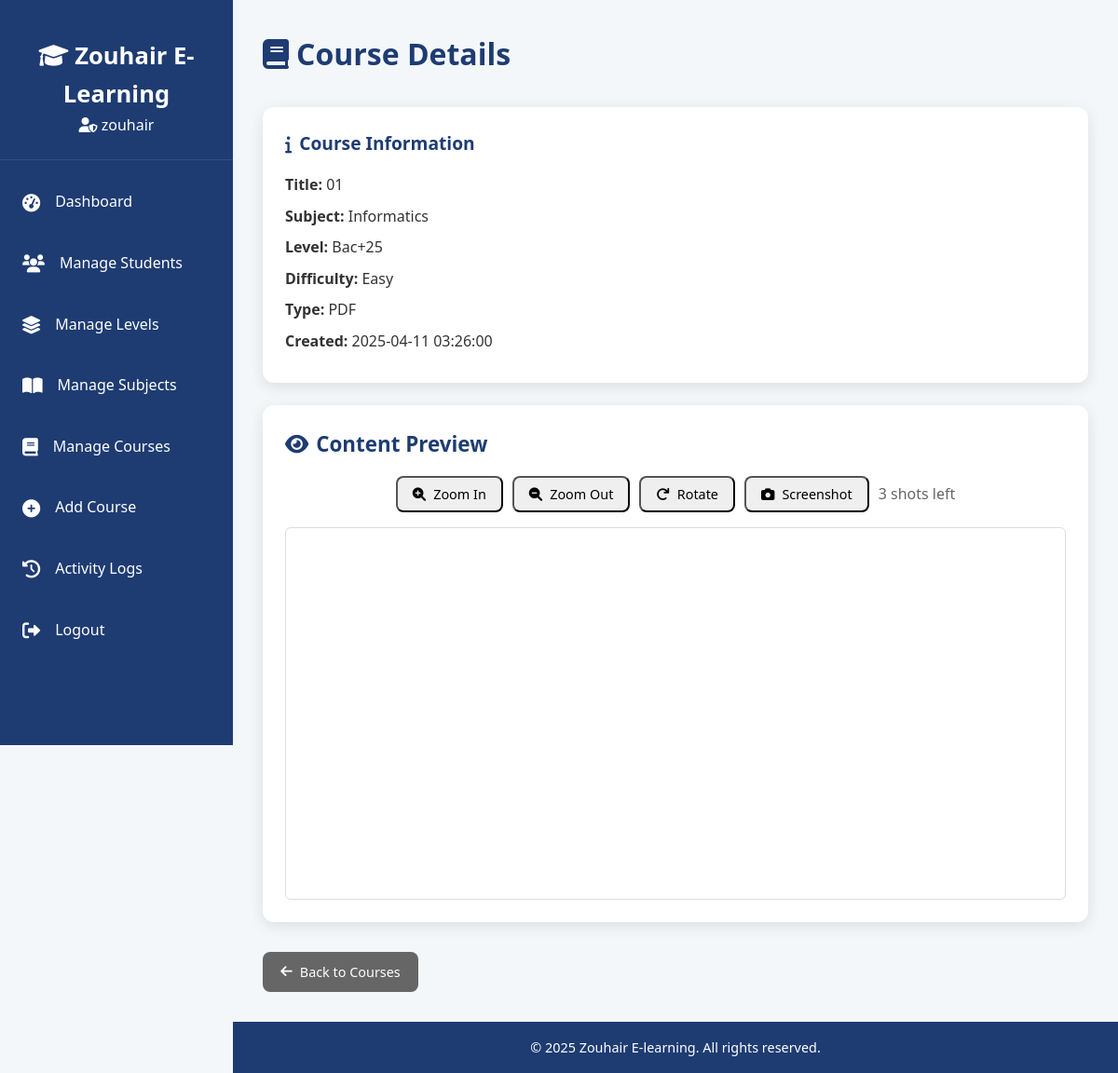
Page /admin/view_course.php?id=13 (signed in) on the committed database.
### tables this page shows
CREATE TABLE `courses` (
  `id` int(11) NOT NULL,
  `title` varchar(100) NOT NULL,
  `subject_id` int(11) NOT NULL,
  `difficulty` enum('Easy','Medium','Hard') NOT NULL,
  `content_type` enum('PDF','Video') NOT NULL,
  `content_path` varchar(255) NOT NULL,
  `created_at` datetime DEFAULT current_timestamp()
);

CREATE TABLE `subjects` (
  `id` int(11) NOT NULL,
  `name` varchar(50) NOT NULL,
  `level_id` int(11) NOT NULL,
  `created_at` datetime DEFAULT current_timestamp()
);

CREATE TABLE `levels` (
  `id` int(11) NOT NULL,
  `name` varchar(50) NOT NULL,
  `description` text DEFAULT NULL,
  `created_at` datetime DEFAULT current_timestamp()
);

### admin/view_course.php (the view, shortened to what this page needs)
<?php
require_once '../includes/db_connect.php';
$course_id = (int)$_GET['id'];
$course = $db->query("SELECT c.*, s.name AS subject_name, l.name AS level_name FROM courses c JOIN subjects s ON c.subject_id = s.id JOIN levels l ON s.level_id = l.id WHERE c.id = $course_id")->fetch_assoc();
?>
<!DOCTYPE html>
<html lang="en">
<head>
    <link rel="stylesheet" href="../assets/css/admin.css">
    <link rel="stylesheet" href="https://cdnjs.cloudflare.com/ajax/libs/font-awesome/6.0.0-beta3/css/all.min.css">
</head>
<body oncontextmenu="return false;">
    <?php include '../includes/header.php'; ?>
    <main class="dashboard">
        <h1><i class="fas fa-book"></i> Course Details</h1>
        <div class="detail-card">
            <h3><i class="fas fa-info"></i> Course Information</h3>
            <p><strong>Title:</strong> <?php echo htmlspecialchars($course['title']); ?></p>
            <p><strong>Subject:</strong> <?php echo htmlspecialchars($course['subject_name']); ?></p>
            <p><strong>Level:</strong> <?php echo htmlspecialchars($course['level_name']); ?></p>
            <p><strong>Difficulty:</strong> <?php echo $course['difficulty']; ?></p>
            <p><strong>Type:</strong> <?php echo $course['content_type']; ?></p>
            <p><strong>Created:</strong> <?php echo $course['created_at']; ?></p>
        </div>
        <div class="detail-card content-preview">
            <h3><i class="fas fa-eye"></i> Content Preview</h3>
            <?php if ($course['content_type'] === 'PDF'): ?>
                <div class="pdf-controls">
                    <button id="zoomInBtn" class="btn-action"><i class="fas fa-search-plus"></i> Zoom In</button>
                    <button id="zoomOutBtn" class="btn-action"><i class="fas fa-search-minus"></i> Zoom Out</button>
                    <button id="rotateBtn" class="btn-action"><i class="fas fa-redo"></i> Rotate</button>
                    <button id="screenshotBtn" class="btn-action"><i class="fas fa-camera"></i> Screenshot</button>
                    <span id="screenshotInfo">3 shots left</span>
                </div>
                <div class="pdf-viewer" id="pdfViewer" tabindex="0"></div>
            <?php endif; ?>
        </div>
        <a href="manage_courses.php" class="btn-action back"><i class="fas fa-arrow-left"></i> Back to Courses</a>
    </main>
    <?php include '../includes/footer.php'; ?>
</body>
</html>

### includes/header.php (shortened to what this page needs)
<?php
require_once '../includes/db_connect.php';
$admin_id = $_SESSION['admin_id'];
$admin = $db->query("SELECT username FROM admins WHERE id = $admin_id")->fetch_assoc();
$admin_name = $admin ? htmlspecialchars($admin['username']) : 'Admin';
?>
<!DOCTYPE html>
<html lang="en">
<head>
    <link rel="stylesheet" href="../assets/css/admin.css">
    <link rel="stylesheet" href="https://cdn.datatables.net/1.11.5/css/jquery.dataTables.min.css">
    <link rel="stylesheet" href="https://cdnjs.cloudflare.com/ajax/libs/font-awesome/6.0.0-beta3/css/all.min.css">
</head>
<body>
    <aside class="sidebar">
        <div class="sidebar-header">
            <h2><i class="fas fa-graduation-cap"></i> Zouhair E-Learning</h2>
            <p class="admin-name"><i class="fas fa-user-shield"></i> <?php echo $admin_name; ?></p>
        </div>
        <nav class="sidebar-nav">
            <ul>
                <li><a href="../admin/dashboard.php" <?php echo basename($_SERVER['PHP_SELF']) == 'dashboard.php' ? 'class="active"' : ''; ?>><i class="fas fa-tachometer-alt"></i> <span>Dashboard</span></a></li>
                <li><a href="../admin/manage_students.php" <?php echo basename($_SERVER['PHP_SELF']) == 'manage_students.php' ? 'class="active"' : ''; ?>><i class="fas fa-users"></i> <span>Manage Students</span></a></li>
                <li><a href="../admin/manage_levels.php" <?php echo basename($_SERVER['PHP_SELF']) == 'manage_levels.php' ? 'class="active"' : ''; ?>><i class="fas fa-layer-group"></i> <span>Manage Levels</span></a></li>
                <li><a href="../admin/manage_subjects.php" <?php echo basename($_SERVER['PHP_SELF']) == 'manage_subjects.php' ? 'class="active"' : ''; ?>><i class="fas fa-book-open"></i> <span>Manage Subjects</span></a></li>
                <li><a href="../admin/manage_courses.php" <?php echo basename($_SERVER['PHP_SELF']) == 'manage_courses.php' ? 'class="active"' : ''; ?>><i class="fas fa-book"></i> <span>Manage Courses</span></a></li>
                <li><a href="../admin/add_course.php" <?php echo basename($_SERVER['PHP_SELF']) == 'add_course.php' ? 'class="active"' : ''; ?>><i class="fas fa-plus-circle"></i> <span>Add Course</span></a></li>
                <li><a href="../admin/activity_logs.php" <?php echo basename($_SERVER['PHP_SELF']) == 'activity_logs.php' ? 'class="active"' : ''; ?>><i class="fas fa-history"></i> <span>Activity Logs</span></a></li>
                <li><a href="../admin/logout.php"><i class="fas fa-sign-out-alt"></i> <span>Logout</span></a></li>
            </ul>
        </nav>
    </aside>
    <div class="main-content">

### assets/css/admin.css (style rules this page uses)
* { margin: 0; padding: 0; box-sizing: border-box; font-family: 'Segoe UI', Tahoma, Geneva, Verdana, sans-serif; }
body { background: #f4f7fa; color: #333; line-height: 1.6; overflow-x: hidden; }
.sidebar { position: fixed; top: 0; left: 0; width: 250px; height: 100vh; background: #1e3c72; color: #fff; padding: 1rem 0; transition: transform 0.3s ease; z-index: 1000; }
.sidebar-header { padding: 1.5rem; text-align: center; border-bottom: 1px solid rgba(255, 255, 255, 0.1); }
.sidebar-header h2 { font-size: 1.6rem; font-weight: 600; }
.sidebar-nav ul { list-style: none; margin-top: 1rem; }
.sidebar-nav li { margin: 0.5rem 0; }
.sidebar-nav a { display: flex; align-items: center; padding: 1rem 1.5rem; color: #fff; text-decoration: none; transition: all 0.3s ease; }
.sidebar-nav i { margin-right: 1rem; font-size: 1.2rem; }
.main-content { margin-left: 250px; padding: 2rem; min-height: 100vh; background: #f4f7fa; transition: margin-left 0.3s ease; }
.dashboard h1 { font-size: 2rem; margin-bottom: 2rem; color: #1e3c72; display: flex; align-items: center; gap: 0.5rem; }
.btn-action { display: inline-flex; align-items: center; gap: 0.5rem; padding: 0.6rem 1.2rem; border-radius: 8px; text-decoration: none; font-size: 0.9rem; transition: all 0.3s ease; cursor: pointer; }
.btn-action.back, .btn-action.cancel { background: #666; color: #fff; }
.detail-card { background: #fff; padding: 1.5rem; border-radius: 12px; box-shadow: 0 4px 15px rgba(0, 0, 0, 0.1); margin-bottom: 1.5rem; }
.detail-card h3 { font-size: 1.2rem; color: #1e3c72; margin-bottom: 1rem; display: flex; align-items: center; gap: 0.5rem; }
.detail-card p { margin: 0.5rem 0; }
.sidebar-nav a::before { content: ""; position: absolute; left: 0; top: 0; height: 100%; width: 0; background: rgba(255, 255, 255, 0.1); transition: width 0.3s ease; }
.btn-action i { transition: transform 0.3s ease; }
.pdf-viewer { text-align: center; max-height: 80vh; overflow-y: auto; border: 1px solid #ddd; border-radius: 6px; padding: 1rem; }
.pdf-controls { margin-top: 1rem; display: flex; justify-content: center; align-items: center; gap: 1rem; }
#screenshotInfo { font-size: 1rem; color: #666; }
.content-preview { background: #fff; padding: 1.5rem; border-radius: 12px; box-shadow: 0 4px 15px rgba(0, 0, 0, 0.1); margin-bottom: 2rem; }
.content-preview h3 { font-size: 1.4rem; color: #1e3c72; margin-bottom: 1rem; display: flex; align-items: center; gap: 0.5rem; }
.pdf-viewer { width: 100%; min-height: 400px; max-height: 80vh; overflow-y: auto; overflow-x: hidden; border: 1px solid #ddd; border-radius: 6px; padding: 10px; box-sizing: border-box; display: flex; flex-direction: column; gap: 10px; pointer-events: auto; transition: filter 0.3s ease; }
.pdf-controls { margin-bottom: 1rem; display: flex; gap: 10px; align-items: center; }
.pdf-controls .btn-action { padding: 0.5rem 1rem; font-size: 0.9rem; }

### admin/view_course.php (style rules this page uses)
body { user-select: none; -webkit-user-select: none; -moz-user-select: none; -ms-user-select: none; }
.pdf-controls { pointer-events: auto; }

### rows in the picture
courses: title "01", subject.name "Informatics", levels.name "Bac+25", difficulty "Easy", content_type "PDF", created_at "2025-04-11 03:26:00"

### other values in the picture
$admin_name "zouhair"
